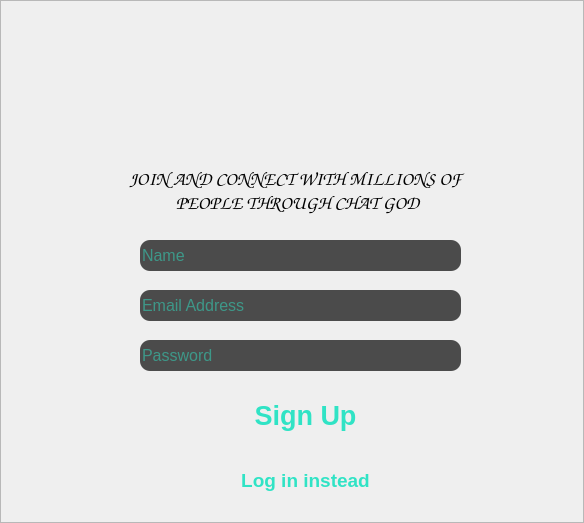
<?xml version="1.0" encoding="UTF-8"?>
<ui version="4.0">
 <class>signUp</class>
 <widget class="QWidget" name="signUp">
  <property name="windowModality">
   <enum>Qt::NonModal</enum>
  </property>
  <property name="geometry">
   <rect>
    <x>0</x>
    <y>0</y>
    <width>584</width>
    <height>523</height>
   </rect>
  </property>
  <property name="minimumSize">
   <size>
    <width>584</width>
    <height>472</height>
   </size>
  </property>
  <property name="maximumSize">
   <size>
    <width>1000000</width>
    <height>1000000</height>
   </size>
  </property>
  <property name="windowTitle">
   <string>Form</string>
  </property>
  <property name="autoFillBackground">
   <bool>false</bool>
  </property>
  <property name="styleSheet">
   <string notr="true"/>
  </property>
  <widget class="QLabel" name="label_3">
   <property name="geometry">
    <rect>
     <x>450</x>
     <y>730</y>
     <width>271</width>
     <height>16</height>
    </rect>
   </property>
   <property name="font">
    <font>
     <family>Arial</family>
     <pointsize>12</pointsize>
     <bold>true</bold>
    </font>
   </property>
   <property name="text">
    <string>ALREADY A MEMBER?</string>
   </property>
  </widget>
  <widget class="QFrame" name="frame">
   <property name="geometry">
    <rect>
     <x>0</x>
     <y>0</y>
     <width>584</width>
     <height>523</height>
    </rect>
   </property>
   <property name="styleSheet">
    <string notr="true">background:url(&quot;loginbg.svg&quot;)</string>
   </property>
   <property name="frameShape">
    <enum>QFrame::StyledPanel</enum>
   </property>
   <property name="frameShadow">
    <enum>QFrame::Raised</enum>
   </property>
   <widget class="QLabel" name="label_1">
    <property name="geometry">
     <rect>
      <x>-20</x>
      <y>150</y>
      <width>631</width>
      <height>81</height>
     </rect>
    </property>
    <property name="font">
     <font>
      <family>Comic Sans MS</family>
      <pointsize>14</pointsize>
      <italic>true</italic>
      <bold>true</bold>
     </font>
    </property>
    <property name="styleSheet">
     <string notr="true">background:none</string>
    </property>
    <property name="text">
     <string>JOIN AND CONNECT WITH MILLIONS OF 
 PEOPLE THROUGH CHAT GOD</string>
    </property>
    <property name="alignment">
     <set>Qt::AlignCenter</set>
    </property>
   </widget>
   <widget class="QLabel" name="label_2">
    <property name="geometry">
     <rect>
      <x>180</x>
      <y>30</y>
      <width>211</width>
      <height>101</height>
     </rect>
    </property>
    <property name="font">
     <font>
      <pointsize>36</pointsize>
     </font>
    </property>
    <property name="styleSheet">
     <string notr="true">background:none</string>
    </property>
    <property name="text">
     <string/>
    </property>
    <property name="pixmap">
     <pixmap>logo_sm.png</pixmap>
    </property>
    <property name="scaledContents">
     <bool>true</bool>
    </property>
   </widget>
   <widget class="QLineEdit" name="name_edit">
    <property name="geometry">
     <rect>
      <x>140</x>
      <y>240</y>
      <width>321</width>
      <height>31</height>
     </rect>
    </property>
    <property name="font">
     <font>
      <pointsize>12</pointsize>
     </font>
    </property>
    <property name="styleSheet">
     <string notr="true">background:rgba(0, 0, 0, 0.69);none;border-radius:10px;color:rgba(48, 227, 197, 1)</string>
    </property>
    <property name="placeholderText">
     <string>Name</string>
    </property>
   </widget>
   <widget class="QLineEdit" name="email_edit">
    <property name="geometry">
     <rect>
      <x>140</x>
      <y>290</y>
      <width>321</width>
      <height>31</height>
     </rect>
    </property>
    <property name="font">
     <font>
      <pointsize>12</pointsize>
     </font>
    </property>
    <property name="styleSheet">
     <string notr="true">background:rgba(0, 0, 0, 0.69);none;border-radius:10px;color:rgba(48, 227, 197, 1)</string>
    </property>
    <property name="placeholderText">
     <string>Email Address</string>
    </property>
   </widget>
   <widget class="QLineEdit" name="pass_edit">
    <property name="geometry">
     <rect>
      <x>140</x>
      <y>340</y>
      <width>321</width>
      <height>31</height>
     </rect>
    </property>
    <property name="font">
     <font>
      <pointsize>12</pointsize>
     </font>
    </property>
    <property name="styleSheet">
     <string notr="true">background:rgba(0, 0, 0, 0.69);none;border-radius:10px;color:rgba(48, 227, 197, 1)</string>
    </property>
    <property name="placeholderText">
     <string>Password</string>
    </property>
   </widget>
   <widget class="QPushButton" name="signup_btn">
    <property name="geometry">
     <rect>
      <x>210</x>
      <y>390</y>
      <width>191</width>
      <height>51</height>
     </rect>
    </property>
    <property name="font">
     <font>
      <family>Arial</family>
      <pointsize>20</pointsize>
      <bold>true</bold>
     </font>
    </property>
    <property name="styleSheet">
     <string notr="true">border-radius:10px;color:rgba(48, 227, 197, 1);background:url(&quot;loginbg.svg&quot;)
</string>
    </property>
    <property name="text">
     <string>Sign Up</string>
    </property>
   </widget>
   <widget class="QPushButton" name="logins_btn">
    <property name="geometry">
     <rect>
      <x>210</x>
      <y>460</y>
      <width>191</width>
      <height>41</height>
     </rect>
    </property>
    <property name="font">
     <font>
      <family>Arial</family>
      <pointsize>14</pointsize>
      <bold>true</bold>
     </font>
    </property>
    <property name="styleSheet">
     <string notr="true">border-radius:10px;color:rgba(48, 227, 197, 1);background:url(&quot;loginbg.svg&quot;)</string>
    </property>
    <property name="text">
     <string>Log in instead</string>
    </property>
   </widget>
  </widget>
 </widget>
 <resources/>
 <connections/>
</ui>
